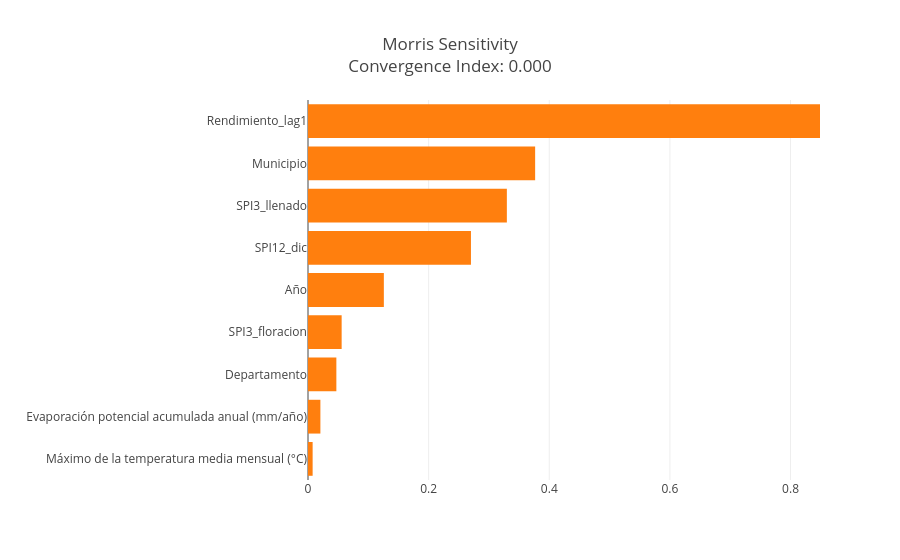

Notebook code for this chart:
### Code cell
interpret_model(best_model, plot='msa')

### Figure 1 — Plotly figure (JSON) as saved in the notebook; plotly's stock layout.template omitted (floating-point values rounded to 4 significant figures)
{"data": [{"marker": {"color": ["#ff7f0e", "#ff7f0e", "#ff7f0e", "#ff7f0e", "#ff7f0e", "#ff7f0e", "#ff7f0e", "#ff7f0e", "#ff7f0e"]}, "orientation": "h", "type": "bar", "x": [0.007683, 0.02055, 0.04701, 0.05578, 0.1257, 0.2702, 0.3297, 0.3766, 0.8488], "y": ["Máximo de la temperatura media mensual (°C)", "Evaporación potencial acumulada anual (mm/año)", "Departamento", "SPI3_floracion", "Año", "SPI12_dic", "SPI3_llenado", "Municipio", "Rendimiento_lag1"]}], "layout": {"title": {"text": "Morris Sensitivity<br>Convergence Index: 0.000"}, "xaxis": {"range": [0, 0.8488], "title": {"text": ""}}, "yaxis": {"automargin": true, "dtick": 1, "title": {"text": ""}}}}
